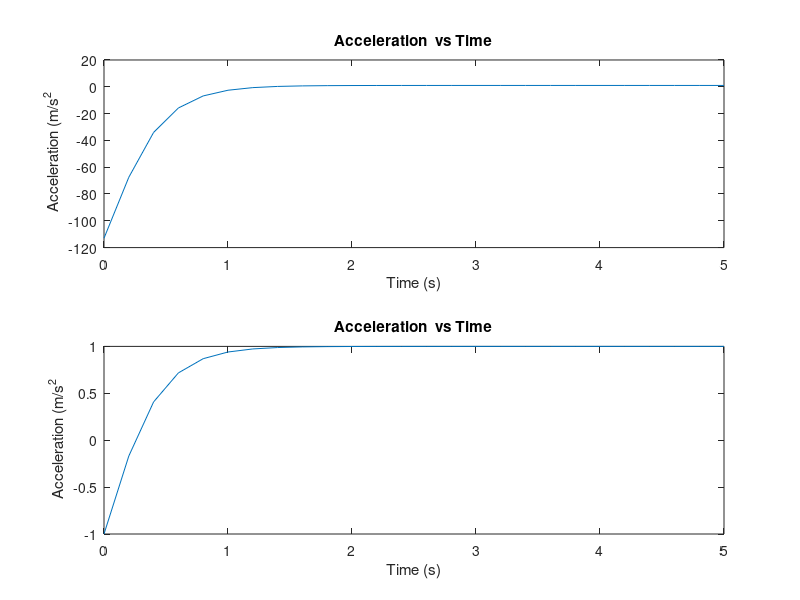

MATLAB code for this plot:
 
%Emmanuel S Akosah ID 1155107217  10/11/2017
% MAEG 3050 HW Ques 2 b and c 


                 %%%% b. With non-zero initial conditions 
%initial conditions
y0 = 2;
dy0 = 1;

%constants
M = 0.1;
Ms = 200;
F0 = 200;


% design values
s1 = -4;
s2 = -7;
b = 1.1;
k = 2.8;

% coefficients
A = ((s1*y0 + dy0 + b*y0/M) / (s1-s2) ) - (F0 / (Ms*s1*(s1-s2)) ) ;
B = ((s2*y0 + dy0 + b*y0/M) / (s2-s1) ) - (F0 / (Ms*s2*(s2-s1)) ) ;
C = A;
D = B;

%Accelerometer Equation
t = 0:0.2:5;
y = A*exp(s1*t) + B*exp(s1*t) + C*exp(s1*t) + D*exp(s2*t) - ((M*F0)/ (k*Ms));

%plotting
Y = -k*y/M;   % y axis
subplot(2,1,1)
plot(t,Y);
title ('Acceleration  vs Time')
xlabel(' Time (s) ')
ylabel(' Acceleration (m/s^2')
hold on


%comments
%Yes, the plot shows the desired performance, a steady acceleration 
%reading at 1.5s, is achieved

             %%%% c. With zero initial conditions 
y0 = 0;
dy0 = 0;

% coefficients
A = ((s1*y0 + dy0 + b*y0/M) / (s1-s2) ) - (F0 / (Ms*s1*(s1-s2)) ) ;
B = ((s2*y0 + dy0 + b*y0/M) / (s2-s1) ) - (F0 / (Ms*s2*(s2-s1)) ) ;
C = A;
D = B;

%Accelerometer Equation
y = A*exp(s1*t) + B*exp(s1*t) + C*exp(s1*t) + D*exp(s2*t) - ((M*F0)/ (k*Ms));

%plotting
Y = -k*y/M;   % y axis
subplot(2,1,2)
plot(t,Y);
title ('Acceleration  vs Time')
xlabel(' Time (s) ')
ylabel(' Acceleration (m/s^2')
hold off

%comments
%No, changing the initial conditions do not affect the performance of the
% design
